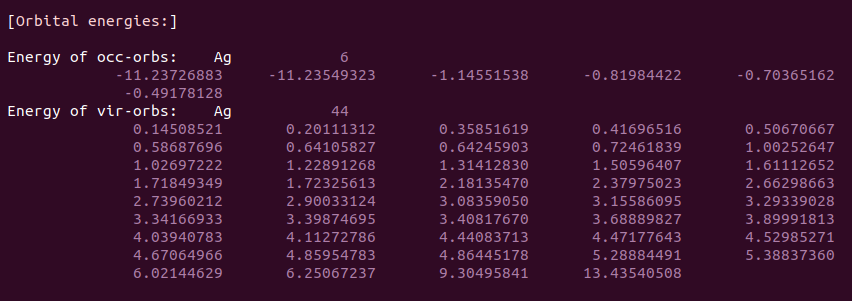
#> input picture exe09/task2/painting/ben-Ag.png, 852 x 301 px
$ python painting-benzene.py
#> lines starting #> are read from the running program, lines starting #| are printed output that depends on the picture
import matplotlib as mpl
import matplotlib.pyplot as plt
import numpy as np

mpl.rcParams["font.sans-serif"] = ["SimHei"]

fig, ax = plt.subplots(2, 1, dpi=120)

photo1 = plt.imread("ben-Ag.png")
#> photo1 is the input picture: shape (301, 852, 3) float32; mean R, G, B 0.217, 0.0676, 0.172
photo2 = plt.imread("ben-B3g.png")
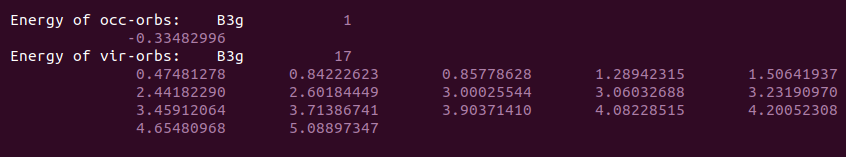
#> input picture exe09/task2/painting/ben-B3g.png, 846 x 157 px
#> photo2 is the input picture: shape (157, 846, 3) float32; mean R, G, B 0.212, 0.0631, 0.166

ax[0].imshow(photo1)
ax[0].set_axis_off()
ax[0].set_title(r"(a) 苯的不可约表示$\mathrm{A}_g$的轨道能量分布", y=-0.13)

ax[1].imshow(photo2)
ax[1].set_axis_off()
ax[1].set_title(r"(b) 苯的不可约表示的$\mathrm{B}_{3g}$轨道能量分布", y=-0.25)

fig.suptitle(r"图9-3 苯的不可约表示$\mathrm{A}_g$和$\mathrm{B}_{3g}$的轨道能量分布", y=0.05, va="top")

plt.tight_layout(w_pad=0, h_pad=-0.5)

plt.show()
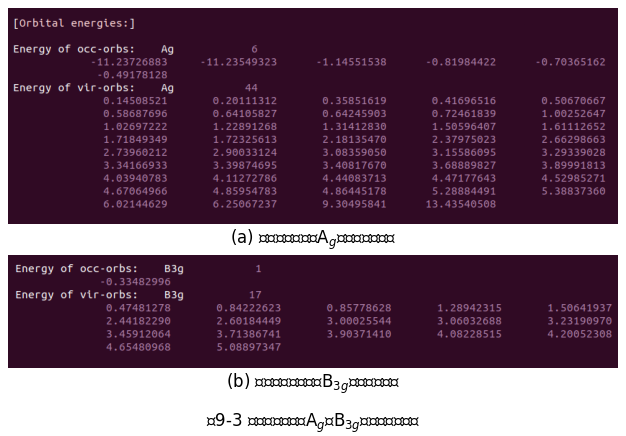
#> figure drawn by matplotlib, 2 panels
